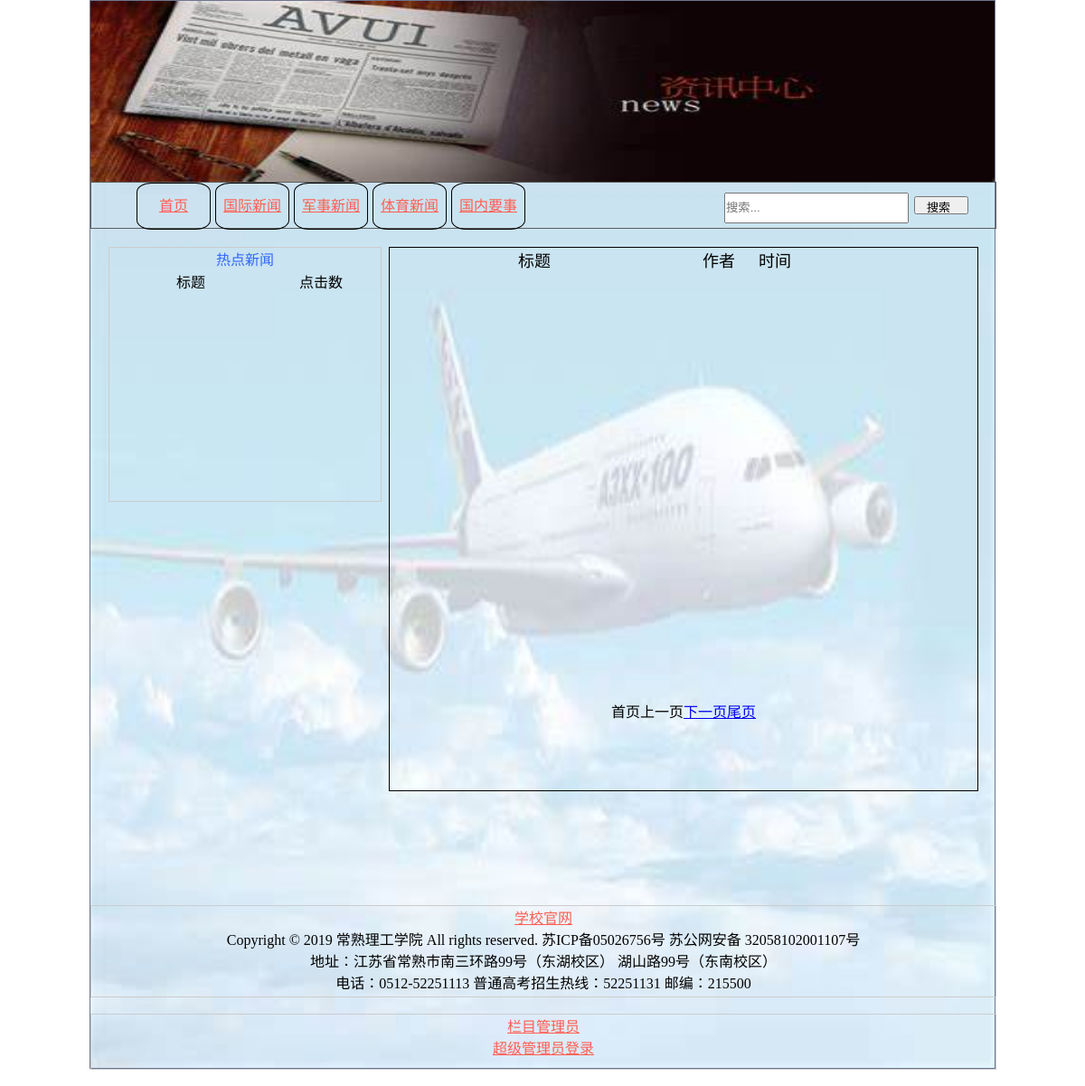
Page /show/showLists.php?id=2 on the earlier database version.
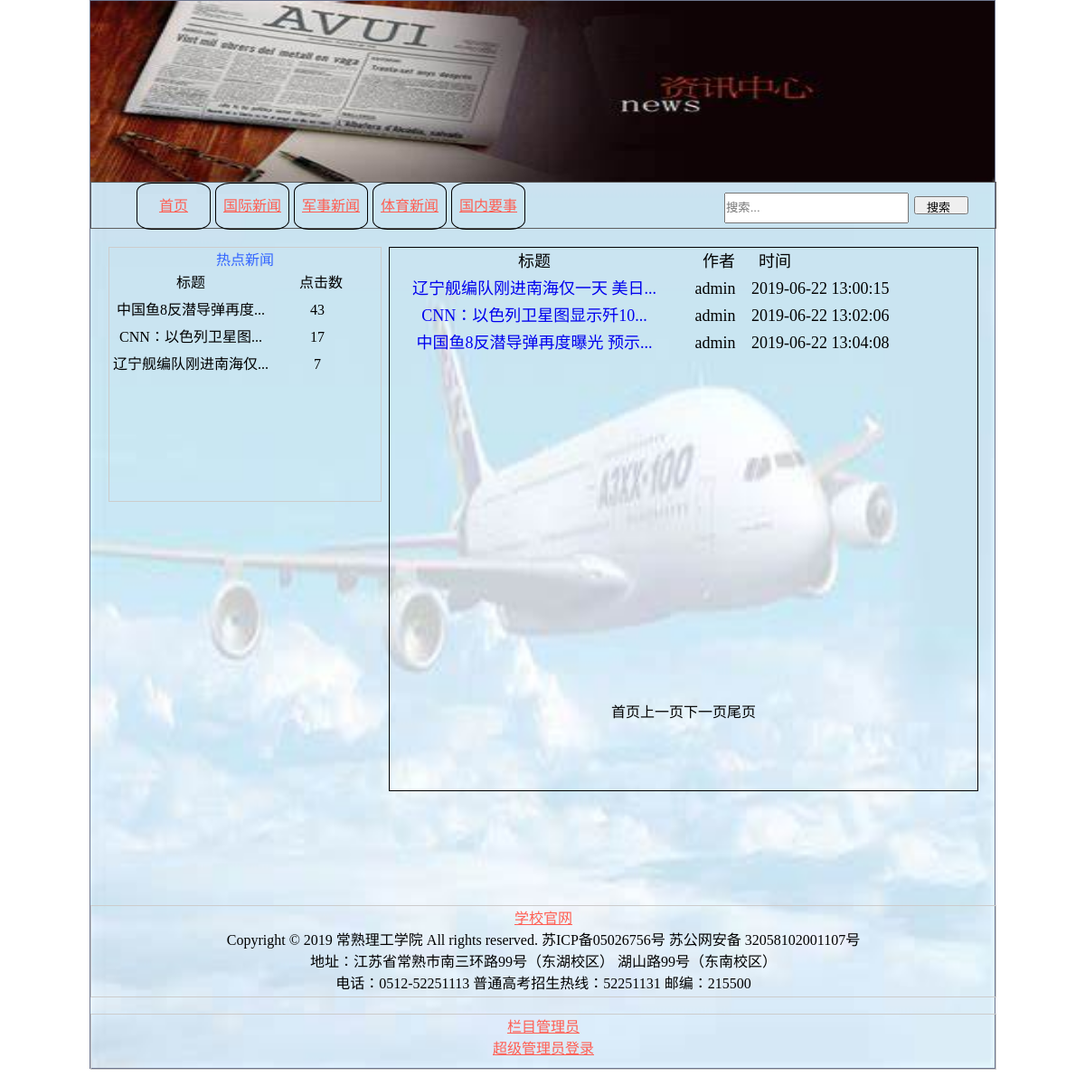
Same page on the later database version.
### tables this page shows
CREATE TABLE `t_news`  (
  `newId` int(11) NOT NULL AUTO_INCREMENT,
  `title` varchar(100) NULL DEFAULT NULL,
  `contents` longtext NULL,
  `userId` int(11) NULL DEFAULT NULL,
  `addTime` datetime(0) NULL DEFAULT NULL,
  `hitCounts` int(8) NULL DEFAULT NULL,
  `lanmuId` int(11) NULL DEFAULT NULL,
  `lanmuName` varchar(100) NULL DEFAULT NULL,
  `userName` varchar(16) NULL DEFAULT NULL,
  `delId` int(2) NOT NULL DEFAULT 1,
  PRIMARY KEY (`newId`) USING BTREE
);

### show/showLists.php (the view, shortened to what this page needs)
<?php
    try{
        $pdo=new PDO("mysql:host=".DB_HOST.";dbname=".DB_NAME,DB_USER,DB_PWD);
        $pdo->setAttribute(PDO::ATTR_ERRMODE, PDO::ERRMODE_EXCEPTION);
    }catch (PDOException $e){
        echo $e->getMessage();
    }
    $id = $_GET['id'];
    if($id=="*")
        $sql = "select * from t_news where delId=1 order by hitCounts desc ";
    else
        $sql = "select * from t_news where lanmuId = '$id'and delId = 1 order by hitCounts desc ";
    $res=$pdo->prepare($sql);
    $res->execute();
    $sth=$res->fetchAll();
    if($id=="*")
        $ss = "select * from t_news where delId = 1";
    else
        $ss = "select * from t_news where delId = 1 and lanmuId ='$id'";
    $data = $pdo -> prepare($ss);
    $data -> execute();
    $data = $data -> fetchAll();
    $num = 3;
    $count = count($data);
    $w = ceil($count / $num);
    $page = isset($_GET['page']) ? $_GET['page'] : 1;
    $offset = ($page - 1) * $num;
    $ss = "select * from t_news where delId = 1 and lanmuId = '$id' limit $offset,$num";
    $data = $pdo->query($ss)->fetchAll();
    $p = ($page == 1) ? 0 : ($page - 1);
    $n = ($page == $w) ? 0 : ($page + 1);
?>
<!DOCTYPE html>
<html lang="en">
<head>
    <link href="../css/show.css" rel="stylesheet">
    <link rel="stylesheet" href="../css/showNews.css">
</head>
<body>
<div id="box">
    <div id="contentBox">
        <div id="header"></div>
        <div id="content">
            <div id="menu">
                <ul id="menu_list">
                    <li><a class="linkNews" href="show.html">首页</a></li>
                    <li><a class="linkNews" href="showLists.php?id=1">国际新闻</a></li>
                    <li><a class="linkNews" href="showLists.php?id=2">军事新闻</a></li>
                    <li><a class="linkNews" href="showLists.php?id=3">体育新闻</a></li>
                    <li><a class="linkNews" href="showLists.php?id=4">国内要事</a></li>
                </ul>
                <div id="search">
                    <input type="text" id="search-news" placeholder="搜索...">
                    <button id="btnSearch" style="width: 60px"><span id="spanSearch" style="top: 0px;">搜索</span></button>
                </div>
            </div>
            <div id="divHot">
                <span id="spanNews">热点新闻</span><br>
                <span class="spanTitle">标题</span>
                <span class="spanHit">点击数</span>
                <?php
                    $i=0;
                    foreach ($sth as $row)
                    {
                        echo '<span class="spanTitle">';
                        if($i++<5)
                        {
                            if(strlen($row['title'])>10)
                            {
                                echo mb_substr($row['title'],0,10,"utf-8")."...";
                            }
                            else
                                echo $row['title'];
                            echo '</span>';
                            echo '<span class="spanHit">'.$row['hitCounts'];
                        }
                        echo '</span>';
                    }
                ?>
            </div>
            <div id="showNewsList">
                <span class="Title">标题</span>
                <span class="auther">作者</span>
                <span class="time">时间</span>
                <?php
                    foreach ($data as $row)
                    {
                        echo '<a href = "showNews.php?id='.$row['newId'].'">';
                        echo '<span class="Title">';
                        if(strlen($row['title'])>15)
                        {
                            echo mb_substr($row['title'],0,15,"utf-8")."...";
                        }
                        else
                            echo $row['title'];
                        echo "</span></a>";
                        echo '<span class="auther">'.$row['userName'].'</span>';
                        echo '<span class="time">'.$row['addTime'].'</span>';
                    }
                ?>
                <div id="pagination">
                <?php
                    if ($page==1){
                        echo "首页";
                    }else{
                        echo "<a href='?page=1&id=$id'>首页</a>";
                    }
                    if ($p){
                        echo "<a href='?page={$p}&id=$id'>上一页</a>";
                    }else{
                        echo "上一页";
                    }
                    if ($n){
                        echo "<a href='?page={$n}&id=$id'>下一页</a>";
                    }else{
                        echo "下一页";
                    }
                    if($page== $w){
                        echo "尾页";
                    }else{
                        echo "<a href='?page={$w}&id=$id'>尾页</a>";
                    }
                ?>
                </div>
            </div>
        </div>
        <div id="footer">
            <div id="links">
                <p><a class="linkNews" href="http://www.cslg.edu.cn">学校官网</a></p>
                <p>Copyright © 2019 常熟理工学院 All rights reserved. 苏ICP备05026756号 苏公网安备 32058102001107号</p>
                <p>地址：江苏省常熟市南三环路99号（东湖校区） 湖山路99号（东南校区）</p>
                <p>电话：0512-52251113 普通高考招生热线：52251131 邮编：215500</p>
            </div>
            <div id="info">
                <p><a class="linkNews" href="../users/index.html">栏目管理员</a></p>
                <p><a class="linkNews" href="../admin/login.html">超级管理员登录</a></p>
            </div>
        </div>
    </div>
</div>
</body>
</html>

### css/show.css (style rules this page uses)
* { margin: 0;padding: 0; }
#box { margin: 0 auto; background-image: url("../img/bg.jpg"); background-size: 100% 100%; width: 1000px; height: 1180px; border: 1px solid #6e768e; }
#contentBox { width: 90%; height: 1200px; }
#header,#content,#footer { margin: 0 auto; width: 1000px; }
#header { height: 200px; background: url("../img/header.jpg"); background-size: 100% 100%; }
#content { width: 1000px; height: 800px; position: relative; }
#footer { height: 180px; position: relative; }
#menu { width: 1000px; height: 50px; border: 1px solid #5e5e5e; }
#menu_list { list-style: none; width: 500px; height: 50px; }
#menu_list { position: relative; left: 50px; }
#menu_list>li { border-radius: 20%; width: 80px; height: 50px; float: left; margin-right: 5px; border: 1px solid black; line-height: 50px; text-align: center; color: #2aa198; }
#search { width: 300px; height: 50px ; line-height: 50px; position: relative; left: 700px; top: -50px; }
#btnSearch { width: 60px; height: 30px; position: absolute; top: 15px; left: 210px; }
#spanSearch { font-size: small; position: absolute; top: -17px; left: 0px; width: 50px; height: 30px; display: inline-block; }
#search-news { width: 200px; height: 30px; }
#links { text-align: center; width: 1000px; height: 100px; border: 1px solid #CCCCCC; }
#info { text-align: center; width: 1000px; height: 60px; border: 1px solid #CCCCCC; position: absolute; top: 120px; }
.linkNews { color: #FF5E52; }
#divHot { width: 300px; height: 280px; border: 1px solid #CCCCCC; position: relative; top: 20px; left: 20px; }
#showNewsList { width: 650px; height: 600px; border: 1px solid black; position: relative; top: -262px; left: 330px; }
#spanNews { display: inline-block; width: 300px; text-align: center; font-family: 宋体; color: #3366FF; font-weight: revert; }
.spanTitle { display: inline-block; width: 180px; height: 30px; line-height: 30px; text-align: center; }
.spanHit { display: inline-block; width: 100px; height: 30px; line-height: 30px; text-align: center; }
.Title { display: inline-block; width: 320px; height: 30px; line-height: 30px; font-family: 隶书; text-align: center; font-size: large; }
.auther { display: inline-block; width: 80px; height: 30px; line-height: 30px; font-family: 隶书; text-align: center; font-size: large; }
.time { display: inline-block; width: 200px; height: 30px; line-height: 30px; font-family: 隶书; font-size: large; }
#pagination { text-align: center; width: 250px; height: 30px; position: absolute; top: 500px; left: 200px; }

### css/showNews.css (style rules this page uses)
#btnSearch { width: 30px; height: 20px; }

Differences in the rows shown:
added t_news: title "中国鱼8反潜导弹再度", hitCounts "43", title "中国鱼8反潜导弹再度曝光 预示", userName "admin", addTime "2019-06-22 13:04:08"
added t_news: title "CNN：以色列卫星图", hitCounts "17", title "CNN：以色列卫星图显示歼10", userName "admin", addTime "2019-06-22 13:02:06"
added t_news: title "辽宁舰编队刚进南海仅", hitCounts "7", title "辽宁舰编队刚进南海仅一天 美日", userName "admin", addTime "2019-06-22 13:00:15"
